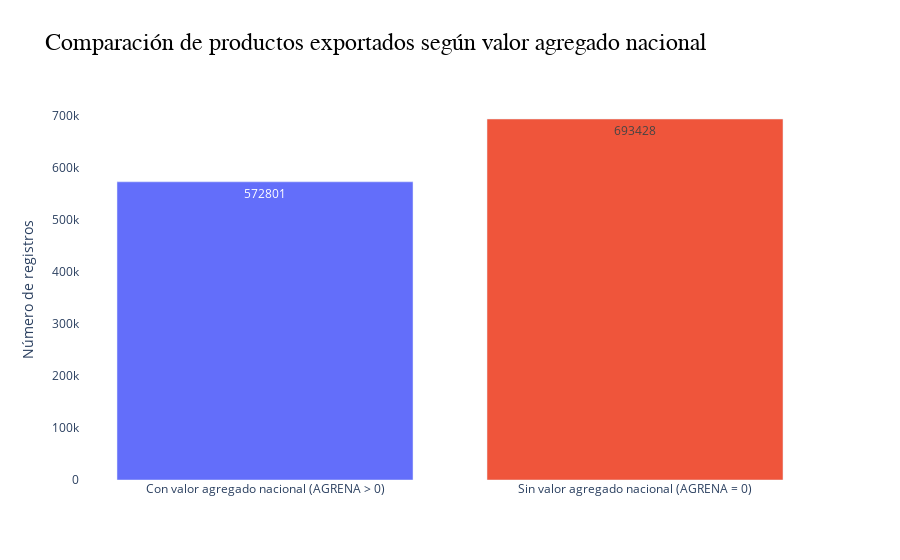

Here is the notebook cell this chart was saved with:
### Markdown cell above
#### Conclusiones:

+ Se registraron 693,428 productos exportados sin aporte nacional.

+ Aunque generan cifras altas de exportación en dólares, no promueven desarrollo interno ni sofisticación.

+ Esto puede indicar dependencia de flujos logísticos (por ejemplo, zonas francas o productos ensamblados con insumos extranjeros).

+ Es necesario revisar políticas industriales o de encadenamientos para que estas exportaciones generen más valor local.

### Code cell
data = pd.DataFrame({
    "Tipo de producto": [
        "Con valor agregado nacional (AGRENA > 0)",
        "Sin valor agregado nacional (AGRENA = 0)"
    ],
    "Cantidad de productos": [572_801, 693_428]
})


fig = px.bar(
    data,
    x="Tipo de producto",
    y="Cantidad de productos",
    text="Cantidad de productos",
    color="Tipo de producto",
    title="Comparación de productos exportados según valor agregado nacional"
)
fig.update_layout(
    yaxis_title="Número de registros",
    xaxis_title="",
    title_font=dict(size=24, family="Arial", color="black"),
    xaxis_tickfont=dict(size=12),
    yaxis_tickfont=dict(size=12),
    plot_bgcolor="white",
    paper_bgcolor="white",
    showlegend=False
)

fig.show()

### Figure 1 — Plotly figure (JSON) as saved in the notebook; plotly's stock layout.template omitted (floating-point values rounded to 4 significant figures)
{"data": [{"hovertemplate": "Tipo de producto=%{x}<br>Cantidad de productos=%{text}<extra></extra>", "legendgroup": "Con valor agregado nacional (AGRENA > 0)", "marker": {"color": "#636efa", "pattern": {"shape": ""}}, "name": "Con valor agregado nacional (AGRENA > 0)", "orientation": "v", "showlegend": true, "text": [572800.0], "textposition": "auto", "type": "bar", "x": ["Con valor agregado nacional (AGRENA > 0)"], "xaxis": "x", "y": [572801], "yaxis": "y"}, {"hovertemplate": "Tipo de producto=%{x}<br>Cantidad de productos=%{text}<extra></extra>", "legendgroup": "Sin valor agregado nacional (AGRENA = 0)", "marker": {"color": "#EF553B", "pattern": {"shape": ""}}, "name": "Sin valor agregado nacional (AGRENA = 0)", "orientation": "v", "showlegend": true, "text": [693400.0], "textposition": "auto", "type": "bar", "x": ["Sin valor agregado nacional (AGRENA = 0)"], "xaxis": "x", "y": [693428], "yaxis": "y"}], "layout": {"barmode": "relative", "legend": {"title": {"text": "Tipo de producto"}, "tracegroupgap": 0}, "paper_bgcolor": "white", "plot_bgcolor": "white", "showlegend": false, "title": {"font": {"color": "black", "family": "Arial", "size": 24}, "text": "Comparación de productos exportados según valor agregado nacional"}, "xaxis": {"anchor": "y", "categoryarray": ["Con valor agregado nacional (AGRENA > 0)", "Sin valor agregado nacional (AGRENA = 0)"], "categoryorder": "array", "domain": [0, 1], "tickfont": {"size": 12}, "title": {"text": ""}}, "yaxis": {"anchor": "x", "domain": [0, 1], "tickfont": {"size": 12}, "title": {"text": "Número de registros"}}}}
